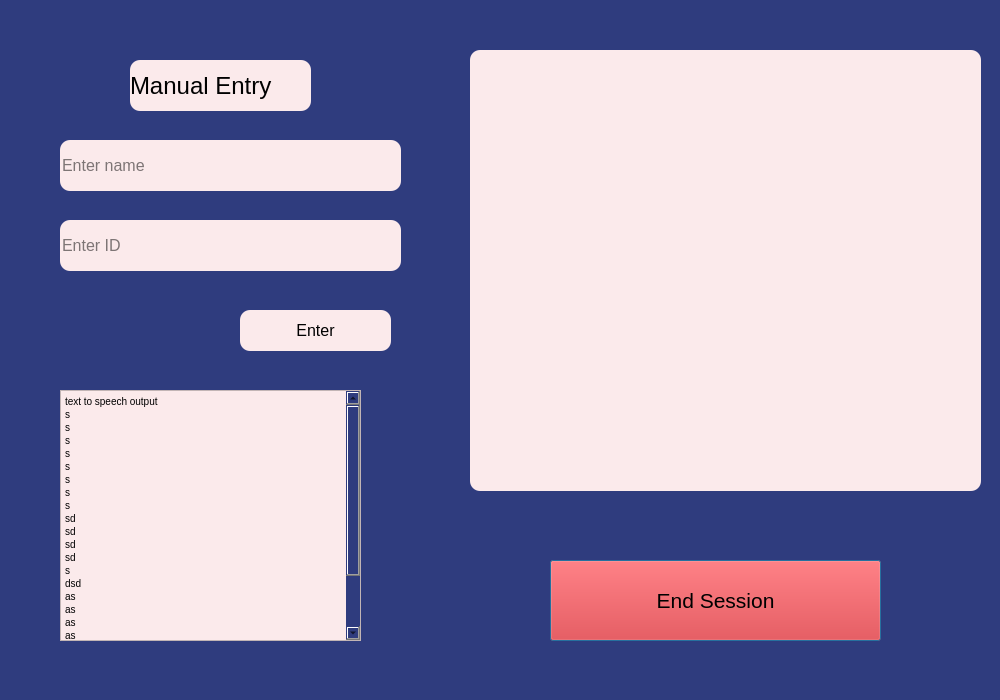
<?xml version="1.0" encoding="UTF-8"?>
<ui version="4.0">
 <class>Dialog</class>
 <widget class="QDialog" name="Dialog">
  <property name="geometry">
   <rect>
    <x>0</x>
    <y>0</y>
    <width>1000</width>
    <height>700</height>
   </rect>
  </property>
  <property name="palette">
   <palette>
    <active>
     <colorrole role="WindowText">
      <brush brushstyle="SolidPattern">
       <color alpha="255">
        <red>251</red>
        <green>234</green>
        <blue>235</blue>
       </color>
      </brush>
     </colorrole>
     <colorrole role="Button">
      <brush brushstyle="SolidPattern">
       <color alpha="255">
        <red>47</red>
        <green>60</green>
        <blue>126</blue>
       </color>
      </brush>
     </colorrole>
     <colorrole role="Base">
      <brush brushstyle="SolidPattern">
       <color alpha="255">
        <red>47</red>
        <green>60</green>
        <blue>126</blue>
       </color>
      </brush>
     </colorrole>
     <colorrole role="Window">
      <brush brushstyle="SolidPattern">
       <color alpha="255">
        <red>47</red>
        <green>60</green>
        <blue>126</blue>
       </color>
      </brush>
     </colorrole>
    </active>
    <inactive>
     <colorrole role="WindowText">
      <brush brushstyle="SolidPattern">
       <color alpha="255">
        <red>251</red>
        <green>234</green>
        <blue>235</blue>
       </color>
      </brush>
     </colorrole>
     <colorrole role="Button">
      <brush brushstyle="SolidPattern">
       <color alpha="255">
        <red>47</red>
        <green>60</green>
        <blue>126</blue>
       </color>
      </brush>
     </colorrole>
     <colorrole role="Base">
      <brush brushstyle="SolidPattern">
       <color alpha="255">
        <red>47</red>
        <green>60</green>
        <blue>126</blue>
       </color>
      </brush>
     </colorrole>
     <colorrole role="Window">
      <brush brushstyle="SolidPattern">
       <color alpha="255">
        <red>47</red>
        <green>60</green>
        <blue>126</blue>
       </color>
      </brush>
     </colorrole>
    </inactive>
    <disabled>
     <colorrole role="WindowText">
      <brush brushstyle="SolidPattern">
       <color alpha="255">
        <red>120</red>
        <green>120</green>
        <blue>120</blue>
       </color>
      </brush>
     </colorrole>
     <colorrole role="Button">
      <brush brushstyle="SolidPattern">
       <color alpha="255">
        <red>47</red>
        <green>60</green>
        <blue>126</blue>
       </color>
      </brush>
     </colorrole>
     <colorrole role="Base">
      <brush brushstyle="SolidPattern">
       <color alpha="255">
        <red>47</red>
        <green>60</green>
        <blue>126</blue>
       </color>
      </brush>
     </colorrole>
     <colorrole role="Window">
      <brush brushstyle="SolidPattern">
       <color alpha="255">
        <red>47</red>
        <green>60</green>
        <blue>126</blue>
       </color>
      </brush>
     </colorrole>
    </disabled>
   </palette>
  </property>
  <property name="windowTitle">
   <string>Dialog</string>
  </property>
  <property name="styleSheet">
   <string notr="true">background-color:#2f3c7e</string>
  </property>
  <widget class="QLineEdit" name="id_input_box">
   <property name="geometry">
    <rect>
     <x>60</x>
     <y>220</y>
     <width>341</width>
     <height>51</height>
    </rect>
   </property>
   <property name="palette">
    <palette>
     <active>
      <colorrole role="Button">
       <brush brushstyle="SolidPattern">
        <color alpha="255">
         <red>251</red>
         <green>234</green>
         <blue>235</blue>
        </color>
       </brush>
      </colorrole>
      <colorrole role="Base">
       <brush brushstyle="SolidPattern">
        <color alpha="255">
         <red>251</red>
         <green>234</green>
         <blue>235</blue>
        </color>
       </brush>
      </colorrole>
      <colorrole role="Window">
       <brush brushstyle="SolidPattern">
        <color alpha="255">
         <red>251</red>
         <green>234</green>
         <blue>235</blue>
        </color>
       </brush>
      </colorrole>
     </active>
     <inactive>
      <colorrole role="Button">
       <brush brushstyle="SolidPattern">
        <color alpha="255">
         <red>251</red>
         <green>234</green>
         <blue>235</blue>
        </color>
       </brush>
      </colorrole>
      <colorrole role="Base">
       <brush brushstyle="SolidPattern">
        <color alpha="255">
         <red>251</red>
         <green>234</green>
         <blue>235</blue>
        </color>
       </brush>
      </colorrole>
      <colorrole role="Window">
       <brush brushstyle="SolidPattern">
        <color alpha="255">
         <red>251</red>
         <green>234</green>
         <blue>235</blue>
        </color>
       </brush>
      </colorrole>
     </inactive>
     <disabled>
      <colorrole role="Button">
       <brush brushstyle="SolidPattern">
        <color alpha="255">
         <red>251</red>
         <green>234</green>
         <blue>235</blue>
        </color>
       </brush>
      </colorrole>
      <colorrole role="Base">
       <brush brushstyle="SolidPattern">
        <color alpha="255">
         <red>251</red>
         <green>234</green>
         <blue>235</blue>
        </color>
       </brush>
      </colorrole>
      <colorrole role="Window">
       <brush brushstyle="SolidPattern">
        <color alpha="255">
         <red>251</red>
         <green>234</green>
         <blue>235</blue>
        </color>
       </brush>
      </colorrole>
     </disabled>
    </palette>
   </property>
   <property name="font">
    <font>
     <pointsize>12</pointsize>
    </font>
   </property>
   <property name="styleSheet">
    <string notr="true">background-color:#fbeaeb;
border-radius : 10px; </string>
   </property>
   <property name="text">
    <string/>
   </property>
   <property name="placeholderText">
    <string>Enter ID</string>
   </property>
  </widget>
  <widget class="QLabel" name="manual_entry_heading">
   <property name="geometry">
    <rect>
     <x>130</x>
     <y>60</y>
     <width>181</width>
     <height>51</height>
    </rect>
   </property>
   <property name="palette">
    <palette>
     <active>
      <colorrole role="Button">
       <brush brushstyle="SolidPattern">
        <color alpha="255">
         <red>251</red>
         <green>234</green>
         <blue>235</blue>
        </color>
       </brush>
      </colorrole>
      <colorrole role="Base">
       <brush brushstyle="SolidPattern">
        <color alpha="255">
         <red>251</red>
         <green>234</green>
         <blue>235</blue>
        </color>
       </brush>
      </colorrole>
      <colorrole role="Window">
       <brush brushstyle="SolidPattern">
        <color alpha="255">
         <red>251</red>
         <green>234</green>
         <blue>235</blue>
        </color>
       </brush>
      </colorrole>
     </active>
     <inactive>
      <colorrole role="Button">
       <brush brushstyle="SolidPattern">
        <color alpha="255">
         <red>251</red>
         <green>234</green>
         <blue>235</blue>
        </color>
       </brush>
      </colorrole>
      <colorrole role="Base">
       <brush brushstyle="SolidPattern">
        <color alpha="255">
         <red>251</red>
         <green>234</green>
         <blue>235</blue>
        </color>
       </brush>
      </colorrole>
      <colorrole role="Window">
       <brush brushstyle="SolidPattern">
        <color alpha="255">
         <red>251</red>
         <green>234</green>
         <blue>235</blue>
        </color>
       </brush>
      </colorrole>
     </inactive>
     <disabled>
      <colorrole role="Button">
       <brush brushstyle="SolidPattern">
        <color alpha="255">
         <red>251</red>
         <green>234</green>
         <blue>235</blue>
        </color>
       </brush>
      </colorrole>
      <colorrole role="Base">
       <brush brushstyle="SolidPattern">
        <color alpha="255">
         <red>251</red>
         <green>234</green>
         <blue>235</blue>
        </color>
       </brush>
      </colorrole>
      <colorrole role="Window">
       <brush brushstyle="SolidPattern">
        <color alpha="255">
         <red>251</red>
         <green>234</green>
         <blue>235</blue>
        </color>
       </brush>
      </colorrole>
     </disabled>
    </palette>
   </property>
   <property name="font">
    <font>
     <pointsize>18</pointsize>
    </font>
   </property>
   <property name="styleSheet">
    <string notr="true">background-color:#fbeaeb;
border-radius : 10px; </string>
   </property>
   <property name="text">
    <string>Manual Entry</string>
   </property>
  </widget>
  <widget class="QPushButton" name="enter_button">
   <property name="geometry">
    <rect>
     <x>240</x>
     <y>310</y>
     <width>151</width>
     <height>41</height>
    </rect>
   </property>
   <property name="palette">
    <palette>
     <active>
      <colorrole role="Button">
       <brush brushstyle="SolidPattern">
        <color alpha="255">
         <red>251</red>
         <green>234</green>
         <blue>235</blue>
        </color>
       </brush>
      </colorrole>
      <colorrole role="Base">
       <brush brushstyle="SolidPattern">
        <color alpha="255">
         <red>251</red>
         <green>234</green>
         <blue>235</blue>
        </color>
       </brush>
      </colorrole>
      <colorrole role="Window">
       <brush brushstyle="SolidPattern">
        <color alpha="255">
         <red>251</red>
         <green>234</green>
         <blue>235</blue>
        </color>
       </brush>
      </colorrole>
     </active>
     <inactive>
      <colorrole role="Button">
       <brush brushstyle="SolidPattern">
        <color alpha="255">
         <red>251</red>
         <green>234</green>
         <blue>235</blue>
        </color>
       </brush>
      </colorrole>
      <colorrole role="Base">
       <brush brushstyle="SolidPattern">
        <color alpha="255">
         <red>251</red>
         <green>234</green>
         <blue>235</blue>
        </color>
       </brush>
      </colorrole>
      <colorrole role="Window">
       <brush brushstyle="SolidPattern">
        <color alpha="255">
         <red>251</red>
         <green>234</green>
         <blue>235</blue>
        </color>
       </brush>
      </colorrole>
     </inactive>
     <disabled>
      <colorrole role="Button">
       <brush brushstyle="SolidPattern">
        <color alpha="255">
         <red>251</red>
         <green>234</green>
         <blue>235</blue>
        </color>
       </brush>
      </colorrole>
      <colorrole role="Base">
       <brush brushstyle="SolidPattern">
        <color alpha="255">
         <red>251</red>
         <green>234</green>
         <blue>235</blue>
        </color>
       </brush>
      </colorrole>
      <colorrole role="Window">
       <brush brushstyle="SolidPattern">
        <color alpha="255">
         <red>251</red>
         <green>234</green>
         <blue>235</blue>
        </color>
       </brush>
      </colorrole>
     </disabled>
    </palette>
   </property>
   <property name="font">
    <font>
     <pointsize>12</pointsize>
    </font>
   </property>
   <property name="styleSheet">
    <string notr="true">background-color:#fbeaeb;
border-radius : 10px; </string>
   </property>
   <property name="text">
    <string>Enter</string>
   </property>
   <property name="shortcut">
    <string>Return</string>
   </property>
   <property name="default">
    <bool>true</bool>
   </property>
  </widget>
  <widget class="QTextBrowser" name="text_to_speech_output_box">
   <property name="geometry">
    <rect>
     <x>60</x>
     <y>390</y>
     <width>301</width>
     <height>251</height>
    </rect>
   </property>
   <property name="styleSheet">
    <string notr="true">background-color:#fbeaeb;</string>
   </property>
   <property name="html">
    <string>&lt;!DOCTYPE HTML PUBLIC &quot;-//W3C//DTD HTML 4.0//EN&quot; &quot;http://www.w3.org/TR/REC-html40/strict.dtd&quot;&gt;
&lt;html&gt;&lt;head&gt;&lt;meta name=&quot;qrichtext&quot; content=&quot;1&quot; /&gt;&lt;style type=&quot;text/css&quot;&gt;
p, li { white-space: pre-wrap; }
&lt;/style&gt;&lt;/head&gt;&lt;body style=&quot; font-family:'MS Shell Dlg 2'; font-size:7.8pt; font-weight:400; font-style:normal;&quot;&gt;
&lt;p style=&quot; margin-top:0px; margin-bottom:0px; margin-left:0px; margin-right:0px; -qt-block-indent:0; text-indent:0px;&quot;&gt;text to speech output&lt;/p&gt;
&lt;p style=&quot; margin-top:0px; margin-bottom:0px; margin-left:0px; margin-right:0px; -qt-block-indent:0; text-indent:0px;&quot;&gt;s&lt;/p&gt;
&lt;p style=&quot; margin-top:0px; margin-bottom:0px; margin-left:0px; margin-right:0px; -qt-block-indent:0; text-indent:0px;&quot;&gt;s&lt;/p&gt;
&lt;p style=&quot; margin-top:0px; margin-bottom:0px; margin-left:0px; margin-right:0px; -qt-block-indent:0; text-indent:0px;&quot;&gt;s&lt;/p&gt;
&lt;p style=&quot; margin-top:0px; margin-bottom:0px; margin-left:0px; margin-right:0px; -qt-block-indent:0; text-indent:0px;&quot;&gt;s&lt;/p&gt;
&lt;p style=&quot; margin-top:0px; margin-bottom:0px; margin-left:0px; margin-right:0px; -qt-block-indent:0; text-indent:0px;&quot;&gt;s&lt;/p&gt;
&lt;p style=&quot; margin-top:0px; margin-bottom:0px; margin-left:0px; margin-right:0px; -qt-block-indent:0; text-indent:0px;&quot;&gt;s&lt;/p&gt;
&lt;p style=&quot; margin-top:0px; margin-bottom:0px; margin-left:0px; margin-right:0px; -qt-block-indent:0; text-indent:0px;&quot;&gt;s&lt;/p&gt;
&lt;p style=&quot; margin-top:0px; margin-bottom:0px; margin-left:0px; margin-right:0px; -qt-block-indent:0; text-indent:0px;&quot;&gt;s&lt;/p&gt;
&lt;p style=&quot; margin-top:0px; margin-bottom:0px; margin-left:0px; margin-right:0px; -qt-block-indent:0; text-indent:0px;&quot;&gt;sd&lt;/p&gt;
&lt;p style=&quot; margin-top:0px; margin-bottom:0px; margin-left:0px; margin-right:0px; -qt-block-indent:0; text-indent:0px;&quot;&gt;sd&lt;/p&gt;
&lt;p style=&quot; margin-top:0px; margin-bottom:0px; margin-left:0px; margin-right:0px; -qt-block-indent:0; text-indent:0px;&quot;&gt;sd&lt;/p&gt;
&lt;p style=&quot; margin-top:0px; margin-bottom:0px; margin-left:0px; margin-right:0px; -qt-block-indent:0; text-indent:0px;&quot;&gt;sd&lt;/p&gt;
&lt;p style=&quot; margin-top:0px; margin-bottom:0px; margin-left:0px; margin-right:0px; -qt-block-indent:0; text-indent:0px;&quot;&gt;s&lt;/p&gt;
&lt;p style=&quot; margin-top:0px; margin-bottom:0px; margin-left:0px; margin-right:0px; -qt-block-indent:0; text-indent:0px;&quot;&gt;dsd&lt;/p&gt;
&lt;p style=&quot; margin-top:0px; margin-bottom:0px; margin-left:0px; margin-right:0px; -qt-block-indent:0; text-indent:0px;&quot;&gt;as&lt;/p&gt;
&lt;p style=&quot; margin-top:0px; margin-bottom:0px; margin-left:0px; margin-right:0px; -qt-block-indent:0; text-indent:0px;&quot;&gt;as&lt;/p&gt;
&lt;p style=&quot; margin-top:0px; margin-bottom:0px; margin-left:0px; margin-right:0px; -qt-block-indent:0; text-indent:0px;&quot;&gt;as&lt;/p&gt;
&lt;p style=&quot; margin-top:0px; margin-bottom:0px; margin-left:0px; margin-right:0px; -qt-block-indent:0; text-indent:0px;&quot;&gt;as&lt;/p&gt;
&lt;p style=&quot; margin-top:0px; margin-bottom:0px; margin-left:0px; margin-right:0px; -qt-block-indent:0; text-indent:0px;&quot;&gt;as&lt;/p&gt;
&lt;p style=&quot; margin-top:0px; margin-bottom:0px; margin-left:0px; margin-right:0px; -qt-block-indent:0; text-indent:0px;&quot;&gt;as&lt;/p&gt;
&lt;p style=&quot; margin-top:0px; margin-bottom:0px; margin-left:0px; margin-right:0px; -qt-block-indent:0; text-indent:0px;&quot;&gt;as&lt;/p&gt;
&lt;p style=&quot; margin-top:0px; margin-bottom:0px; margin-left:0px; margin-right:0px; -qt-block-indent:0; text-indent:0px;&quot;&gt;as&lt;/p&gt;
&lt;p style=&quot; margin-top:0px; margin-bottom:0px; margin-left:0px; margin-right:0px; -qt-block-indent:0; text-indent:0px;&quot;&gt;as&lt;/p&gt;&lt;/body&gt;&lt;/html&gt;</string>
   </property>
  </widget>
  <widget class="QLineEdit" name="name_input_box">
   <property name="geometry">
    <rect>
     <x>60</x>
     <y>140</y>
     <width>341</width>
     <height>51</height>
    </rect>
   </property>
   <property name="palette">
    <palette>
     <active>
      <colorrole role="Button">
       <brush brushstyle="SolidPattern">
        <color alpha="255">
         <red>251</red>
         <green>234</green>
         <blue>235</blue>
        </color>
       </brush>
      </colorrole>
      <colorrole role="Base">
       <brush brushstyle="SolidPattern">
        <color alpha="255">
         <red>251</red>
         <green>234</green>
         <blue>235</blue>
        </color>
       </brush>
      </colorrole>
      <colorrole role="Window">
       <brush brushstyle="SolidPattern">
        <color alpha="255">
         <red>251</red>
         <green>234</green>
         <blue>235</blue>
        </color>
       </brush>
      </colorrole>
     </active>
     <inactive>
      <colorrole role="Button">
       <brush brushstyle="SolidPattern">
        <color alpha="255">
         <red>251</red>
         <green>234</green>
         <blue>235</blue>
        </color>
       </brush>
      </colorrole>
      <colorrole role="Base">
       <brush brushstyle="SolidPattern">
        <color alpha="255">
         <red>251</red>
         <green>234</green>
         <blue>235</blue>
        </color>
       </brush>
      </colorrole>
      <colorrole role="Window">
       <brush brushstyle="SolidPattern">
        <color alpha="255">
         <red>251</red>
         <green>234</green>
         <blue>235</blue>
        </color>
       </brush>
      </colorrole>
     </inactive>
     <disabled>
      <colorrole role="Button">
       <brush brushstyle="SolidPattern">
        <color alpha="255">
         <red>251</red>
         <green>234</green>
         <blue>235</blue>
        </color>
       </brush>
      </colorrole>
      <colorrole role="Base">
       <brush brushstyle="SolidPattern">
        <color alpha="255">
         <red>251</red>
         <green>234</green>
         <blue>235</blue>
        </color>
       </brush>
      </colorrole>
      <colorrole role="Window">
       <brush brushstyle="SolidPattern">
        <color alpha="255">
         <red>251</red>
         <green>234</green>
         <blue>235</blue>
        </color>
       </brush>
      </colorrole>
     </disabled>
    </palette>
   </property>
   <property name="font">
    <font>
     <pointsize>12</pointsize>
    </font>
   </property>
   <property name="styleSheet">
    <string notr="true">background-color:#fbeaeb;
border-radius : 10px; </string>
   </property>
   <property name="text">
    <string/>
   </property>
   <property name="alignment">
    <set>Qt::AlignLeading|Qt::AlignLeft|Qt::AlignVCenter</set>
   </property>
   <property name="placeholderText">
    <string>Enter name</string>
   </property>
  </widget>
  <widget class="QWidget" name="attendance_session_dialog" native="true">
   <property name="geometry">
    <rect>
     <x>20</x>
     <y>30</y>
     <width>421</width>
     <height>661</height>
    </rect>
   </property>
  </widget>
  <widget class="QPushButton" name="end_session_button">
   <property name="geometry">
    <rect>
     <x>550</x>
     <y>560</y>
     <width>331</width>
     <height>81</height>
    </rect>
   </property>
   <property name="palette">
    <palette>
     <active>
      <colorrole role="WindowText">
       <brush brushstyle="SolidPattern">
        <color alpha="255">
         <red>251</red>
         <green>234</green>
         <blue>235</blue>
        </color>
       </brush>
      </colorrole>
      <colorrole role="Button">
       <brush brushstyle="SolidPattern">
        <color alpha="255">
         <red>255</red>
         <green>0</green>
         <blue>0</blue>
        </color>
       </brush>
      </colorrole>
      <colorrole role="Text">
       <brush brushstyle="SolidPattern">
        <color alpha="255">
         <red>251</red>
         <green>234</green>
         <blue>235</blue>
        </color>
       </brush>
      </colorrole>
      <colorrole role="Base">
       <brush brushstyle="SolidPattern">
        <color alpha="255">
         <red>255</red>
         <green>0</green>
         <blue>0</blue>
        </color>
       </brush>
      </colorrole>
      <colorrole role="Window">
       <brush brushstyle="SolidPattern">
        <color alpha="255">
         <red>255</red>
         <green>0</green>
         <blue>0</blue>
        </color>
       </brush>
      </colorrole>
      <colorrole role="PlaceholderText">
       <brush brushstyle="SolidPattern">
        <color alpha="128">
         <red>251</red>
         <green>234</green>
         <blue>235</blue>
        </color>
       </brush>
      </colorrole>
     </active>
     <inactive>
      <colorrole role="WindowText">
       <brush brushstyle="SolidPattern">
        <color alpha="255">
         <red>251</red>
         <green>234</green>
         <blue>235</blue>
        </color>
       </brush>
      </colorrole>
      <colorrole role="Button">
       <brush brushstyle="SolidPattern">
        <color alpha="255">
         <red>255</red>
         <green>0</green>
         <blue>0</blue>
        </color>
       </brush>
      </colorrole>
      <colorrole role="Text">
       <brush brushstyle="SolidPattern">
        <color alpha="255">
         <red>251</red>
         <green>234</green>
         <blue>235</blue>
        </color>
       </brush>
      </colorrole>
      <colorrole role="Base">
       <brush brushstyle="SolidPattern">
        <color alpha="255">
         <red>255</red>
         <green>0</green>
         <blue>0</blue>
        </color>
       </brush>
      </colorrole>
      <colorrole role="Window">
       <brush brushstyle="SolidPattern">
        <color alpha="255">
         <red>255</red>
         <green>0</green>
         <blue>0</blue>
        </color>
       </brush>
      </colorrole>
      <colorrole role="PlaceholderText">
       <brush brushstyle="SolidPattern">
        <color alpha="128">
         <red>251</red>
         <green>234</green>
         <blue>235</blue>
        </color>
       </brush>
      </colorrole>
     </inactive>
     <disabled>
      <colorrole role="WindowText">
       <brush brushstyle="SolidPattern">
        <color alpha="255">
         <red>120</red>
         <green>120</green>
         <blue>120</blue>
        </color>
       </brush>
      </colorrole>
      <colorrole role="Button">
       <brush brushstyle="SolidPattern">
        <color alpha="255">
         <red>255</red>
         <green>0</green>
         <blue>0</blue>
        </color>
       </brush>
      </colorrole>
      <colorrole role="Text">
       <brush brushstyle="SolidPattern">
        <color alpha="255">
         <red>120</red>
         <green>120</green>
         <blue>120</blue>
        </color>
       </brush>
      </colorrole>
      <colorrole role="Base">
       <brush brushstyle="SolidPattern">
        <color alpha="255">
         <red>255</red>
         <green>0</green>
         <blue>0</blue>
        </color>
       </brush>
      </colorrole>
      <colorrole role="Window">
       <brush brushstyle="SolidPattern">
        <color alpha="255">
         <red>255</red>
         <green>0</green>
         <blue>0</blue>
        </color>
       </brush>
      </colorrole>
      <colorrole role="PlaceholderText">
       <brush brushstyle="SolidPattern">
        <color alpha="128">
         <red>0</red>
         <green>0</green>
         <blue>0</blue>
        </color>
       </brush>
      </colorrole>
     </disabled>
    </palette>
   </property>
   <property name="font">
    <font>
     <pointsize>16</pointsize>
    </font>
   </property>
   <property name="mouseTracking">
    <bool>true</bool>
   </property>
   <property name="styleSheet">
    <string notr="true">background-color:red;</string>
   </property>
   <property name="text">
    <string>End Session</string>
   </property>
   <property name="checkable">
    <bool>false</bool>
   </property>
   <property name="checked">
    <bool>false</bool>
   </property>
   <property name="autoRepeat">
    <bool>false</bool>
   </property>
   <property name="default">
    <bool>true</bool>
   </property>
   <property name="flat">
    <bool>false</bool>
   </property>
  </widget>
  <widget class="QWidget" name="widget_2" native="true">
   <property name="geometry">
    <rect>
     <x>470</x>
     <y>50</y>
     <width>511</width>
     <height>441</height>
    </rect>
   </property>
   <property name="styleSheet">
    <string notr="true">background-color:#fbeaeb;
border-radius : 10px; </string>
   </property>
  </widget>
  <zorder>attendance_session_dialog</zorder>
  <zorder>manual_entry_heading</zorder>
  <zorder>enter_button</zorder>
  <zorder>id_input_box</zorder>
  <zorder>name_input_box</zorder>
  <zorder>text_to_speech_output_box</zorder>
  <zorder>end_session_button</zorder>
  <zorder>widget_2</zorder>
 </widget>
 <resources/>
 <connections/>
</ui>
